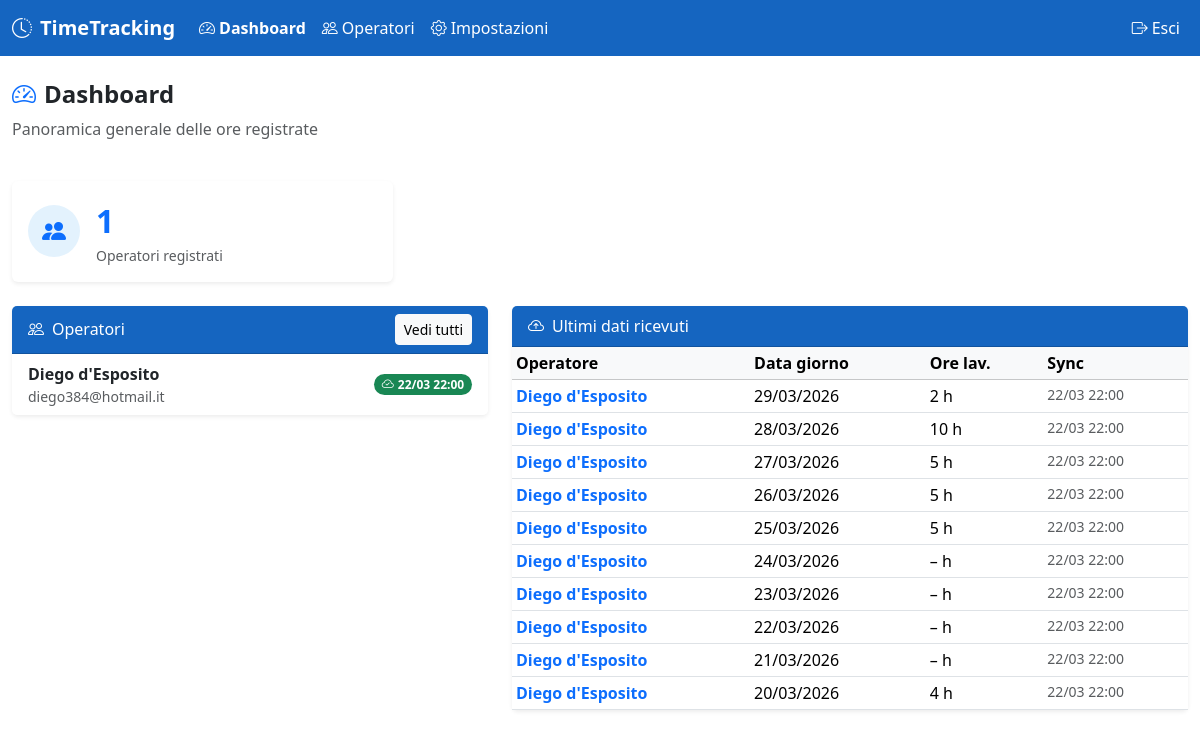
The app's page /dashboard (signed in) with its own data.
### models.py (models this page shows, shortened)
class Operator(Base):
    __tablename__ = "operators"
    id = Column(Integer, primary_key=True, index=True)
    name = Column(String, nullable=False)
    surname = Column(String, nullable=False)
    cooperative = Column(String, default="Cooperativa Sociale Oltre i sogni")
    email = Column(String, default="")
    api_key = Column(String, unique=True, nullable=False, index=True)
    created_at = Column(DateTime, default=lambda: datetime.now(timezone.utc))
    last_sync = Column(DateTime, nullable=True)
    day_entries = relationship("DayEntry", back_populates="operator", cascade="all, delete-orphan")
    comune_services = relationship("ComuneService", back_populates="operator", cascade="all, delete-orphan")
    contract_hours = relationship("ContractHours", back_populates="operator", uselist=False, cascade="all, delete-orphan")

class DayEntry(Base):
    __tablename__ = "day_entries"
    id = Column(Integer, primary_key=True, index=True)
    operator_id = Column(Integer, ForeignKey("operators.id"), nullable=False)
    date = Column(Date, nullable=False)
    ore_memofast = Column(Float, default=0)
    ore_pulmino = Column(Float, default=0)
    ore_sostituzioni = Column(Float, default=0)
    ore_ferie = Column(Float, default=0)
    ore_malattia = Column(Float, default=0)
    ore_legge104 = Column(Float, default=0)
    nota = Column(String, default="")
    synced_at = Column(DateTime, default=lambda: datetime.now(timezone.utc))
    operator = relationship("Operator", back_populates="day_entries")
    __table_args__ = (
        UniqueConstraint("operator_id", "date", name="uq_operator_date"),
    )

### main.py (the view)
@app.get("/dashboard", response_class=HTMLResponse)
def dashboard(request: Request, db: Session = Depends(get_db)):
    user = require_admin(request, db)
    operators = db.query(Operator).order_by(Operator.surname).all()
    recent = (db.query(DayEntry, Operator)
              .join(Operator)
              .order_by(DayEntry.synced_at.desc())
              .limit(10).all())
    recent_syncs = [{"operator": op, "entry": e} for e, op in recent]
    return templates.TemplateResponse(request, "dashboard.html",
                                      _ctx(db, current_user=user, operators=operators, recent_syncs=recent_syncs))

### templates/dashboard.html (shortened to what this page needs)
{% extends "base.html" %}
{% block content %}
<div class="row mb-4">
  <div class="col">
    <h4 class="fw-bold"><i class="bi bi-speedometer2 me-2 text-primary"></i>Dashboard</h4>
    <p class="text-muted">Panoramica generale delle ore registrate</p>
  </div>
</div>
<div class="row g-3 mb-4">
  <div class="col-md-4">
    <div class="card border-0 shadow-sm">
      <div class="card-body d-flex align-items-center gap-3">
        <div class="rounded-circle d-flex align-items-center justify-content-center"
             style="width:52px;height:52px;background:#e3f2fd;">
          <i class="bi bi-people-fill text-primary fs-4"></i>
        </div>
        <div>
          <div class="fs-2 fw-bold text-primary">{{ operators|length }}</div>
          <div class="text-muted small">Operatori registrati</div>
        </div>
      </div>
    </div>
  </div>
</div>
<div class="row g-4">
  <div class="col-lg-5">
    <div class="card shadow-sm border-0">
      <div class="card-header card-header-blue d-flex justify-content-between align-items-center">
        <span><i class="bi bi-people me-2"></i>Operatori</span>
        <a href="/operators" class="btn btn-sm btn-light">Vedi tutti</a>
      </div>
      <div class="list-group list-group-flush">
        {% for op in operators %}
        <a href="/operators/{{ op.id }}" class="list-group-item list-group-item-action d-flex justify-content-between align-items-center">
          <div>
            <div class="fw-semibold">{{ op.full_name }}</div>
            <div class="text-muted small">{{ op.email or "–" }}</div>
          </div>
          {% if op.last_sync %}
          <span class="badge bg-success rounded-pill">
            <i class="bi bi-cloud-check me-1"></i>{{ op.last_sync.strftime('%d/%m %H:%M') }}
          </span>
          {% else %}
          <span class="badge bg-secondary rounded-pill">Mai sync.</span>
          {% endif %}
        </a>
        {% else %}
        <div class="list-group-item text-muted text-center py-4">
          <i class="bi bi-person-x fs-3 d-block mb-2"></i>
          Nessun operatore ancora.<br>
          <a href="/operators">Creane uno</a>
        </div>
        {% endfor %}
      </div>
    </div>
  </div>
  <div class="col-lg-7">
    <div class="card shadow-sm border-0">
      <div class="card-header card-header-blue">
        <i class="bi bi-cloud-arrow-up me-2"></i>Ultimi dati ricevuti
      </div>
      <div class="card-body p-0">
        {% if recent_syncs %}
        <table class="table table-sm table-hover mb-0">
          <thead class="table-light">
            <tr>
              <th>Operatore</th>
              <th>Data giorno</th>
              <th>Ore lav.</th>
              <th>Sync</th>
            </tr>
          </thead>
          <tbody>
            {% for item in recent_syncs %}
            {% set e = item.entry %}
            {% set op = item.operator %}
            <tr>
              <td>
                <a href="/operators/{{ op.id }}" class="text-decoration-none fw-semibold">
                  {{ op.full_name }}
                </a>
              </td>
              <td>{{ e.date.strftime('%d/%m/%Y') }}</td>
              <td>
                {% set tot = e.ore_memofast + e.ore_pulmino + e.ore_sostituzioni %}
                {{ fmt(tot) if tot > 0 else "–" }} h
              </td>
              <td class="text-muted small">{{ e.synced_at.strftime('%d/%m %H:%M') }}</td>
            </tr>
            {% endfor %}
          </tbody>
        </table>
        {% else %}
        <div class="text-center text-muted py-5">
          <i class="bi bi-inbox fs-1 d-block mb-2"></i>
          Nessun dato ricevuto ancora.
        </div>
        {% endif %}
      </div>
    </div>
  </div>
</div>
{% endblock %}

### templates/base.html (shortened to what this page needs)
<!DOCTYPE html>
<html lang="it">
<head>
  <link href="https://cdn.jsdelivr.net/npm/bootstrap@5.3.3/dist/css/bootstrap.min.css" rel="stylesheet">
  <link href="https://cdn.jsdelivr.net/npm/bootstrap-icons@1.11.3/font/bootstrap-icons.css" rel="stylesheet">
</head>
<body>
{% if current_user %}
<nav class="navbar navbar-expand-lg">
  <div class="container-fluid">
    <a class="navbar-brand fw-bold" href="/dashboard">
      <i class="bi bi-clock-history me-2"></i>TimeTracking
    </a>
    <div class="collapse navbar-collapse" id="nav">
      <ul class="navbar-nav me-auto">
        <li class="nav-item">
          <a class="nav-link {% if request.url.path == '/dashboard' %}active{% endif %}" href="/dashboard">
            <i class="bi bi-speedometer2 me-1"></i>Dashboard
          </a>
        </li>
        <li class="nav-item">
          <a class="nav-link {% if '/operators' in request.url.path %}active{% endif %}" href="/operators">
            <i class="bi bi-people me-1"></i>Operatori
          </a>
        </li>
        <li class="nav-item">
          <a class="nav-link {% if request.url.path == '/settings' %}active{% endif %}" href="/settings">
            <i class="bi bi-gear me-1"></i>Impostazioni
          </a>
        </li>
      </ul>
      <ul class="navbar-nav">
        <li class="nav-item">
          <a class="nav-link" href="/logout"><i class="bi bi-box-arrow-right me-1"></i>Esci</a>
        </li>
      </ul>
    </div>
  </div>
</nav>
{% endif %}
<div class="container-fluid py-4">
  {% block content %}{% endblock %}
</div>
</body>
</html>

### templates/base.html (style rules this page uses)
:root { --bs-primary: #1565C0; }
.navbar { background-color: #1565C0 !important; }
.navbar-brand, .nav-link { color: #fff !important; }
.nav-link.active { font-weight: 700; color: #fff !important; }
.card-header-blue { background-color: #1565C0; color: white; }

### records on screen
Operator: full_name "Diego d'Esposito", email "diego384@hotmail.it", last_sync "22/03 22:00", full_name "Diego d'Esposito" "Diego d'Esposito" "Diego d'Esposito" "Diego d'Esposito" "Diego d'Esposito" "Diego d'Esposito" "Diego d'Esposito" "Diego d'Esposito" "Diego d'Esposito" "Diego d'Esposito"
DayEntry: date "29/03/2026", synced_at "22/03 22:00"
DayEntry: date "28/03/2026", synced_at "22/03 22:00"
DayEntry: date "27/03/2026", synced_at "22/03 22:00"
DayEntry: date "26/03/2026", synced_at "22/03 22:00"
DayEntry: date "25/03/2026", synced_at "22/03 22:00"
DayEntry: date "24/03/2026", synced_at "22/03 22:00"
DayEntry: date "23/03/2026", synced_at "22/03 22:00"
DayEntry: date "22/03/2026", synced_at "22/03 22:00"
DayEntry: date "21/03/2026", synced_at "22/03 22:00"
DayEntry: date "20/03/2026", synced_at "22/03 22:00"

### other values on screen
{{ operators|length }} "1"
{{ fmt(tot) if tot > 0 else "–" }} "2" "10" "5" "5" "5" "–" "–" "–" "–" "4"
